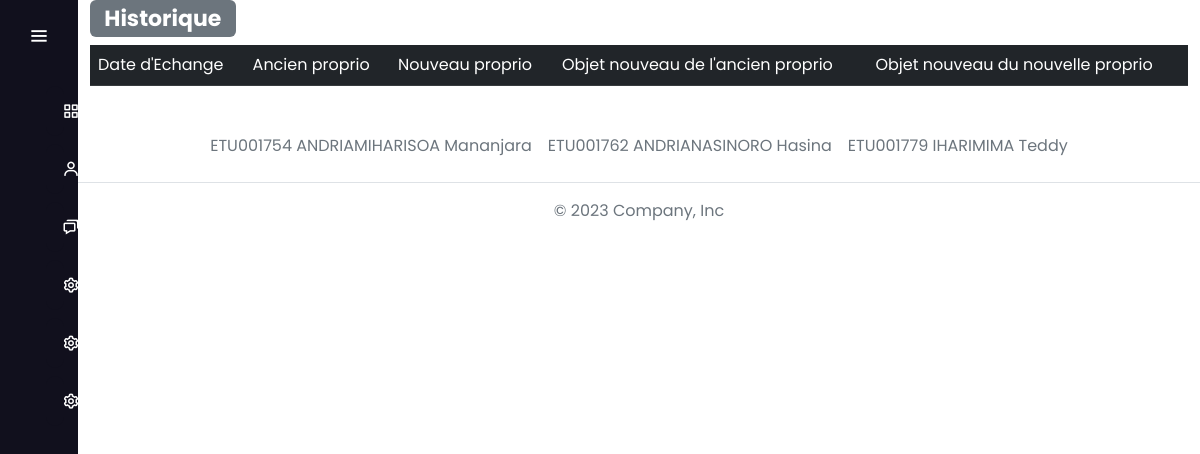
Before: /index.php/login/historique with the older database file.
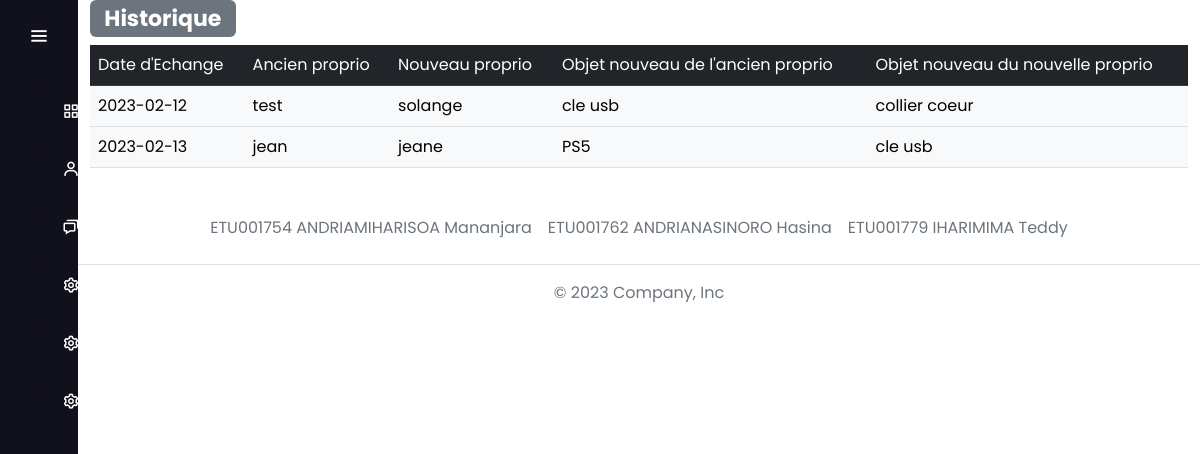
After: the same page with the newer database file.
### tables this page shows
create table confirmer (
    idconfirmer INT PRIMARY KEY AUTO_INCREMENT,
    iddemande INT,
    dateconfirmer DATE,
    FOREIGN KEY (iddemande) REFERENCES demande(iddemande)
);

create table user(
    iduser INT PRIMARY KEY AUTO_INCREMENT,
    nom VARCHAR(255),
    mdp VARCHAR(255)
);

create table objet(
    idobjet INT PRIMARY KEY AUTO_INCREMENT,
    idcategorie INT,
    iduser INT,
    nom VARCHAR(255),
    description TEXT,
    photo VARCHAR(255),
    prix DOUBLE,
    FOREIGN KEY (idcategorie) REFERENCES categorie(idcategorie),
    FOREIGN KEY (iduser) REFERENCES user(iduser)
);

### application/controllers/Login.php (called while the page is built, shortened)
<?php
class Login extends CI_Controller {
	public function historique(){
		$this->load->model('Model_model');
		$data ['historique'] = $this->Model_model->getHistorique();
		$this->load->view('historique',$data);
	}
}

### index.php (called while the page is built, shortened)
<?php
require_once BASEPATH.'core/CodeIgniter.php';

### application/models/Model_model.php (called while the page is built, shortened)
<?php
class Model_model extends CI_Model{
    public function getHistorique(){
        $query = $this->db->query("
                                    select confirmer.dateconfirmer as dateechange, demande.idsend as oldproprio ,
                                    demande.idreceive as newproprio ,demande.idobjetsend as objetazonew ,demande.idobjetreceive as objetazoold ,
                                    objet.nom as nomazonew , o.nom as nomazoold , user.nom as nomoldproprio , u.nom as nomnewproprio
                                    from  confirmer
                                    join demande
                                    on confirmer.iddemande = demande.iddemande
                                    join objet
                                    on objet.idobjet = demande.idobjetsend
                                    join objet as o
                                    on o.idobjet = demande.idobjetreceive
                                    join user
                                    on user.iduser = demande.idsend
                                    join user as u
                                    on u.iduser = demande.idreceive
                                ");
        $tab = array();
        $i = 0;
        foreach($query->result_array() as $row){
            $tab[$i]['dateechange'] = $row['dateechange'];
            $tab[$i]['oldproprio'] = $row['oldproprio'];
            $tab[$i]['newproprio'] = $row['newproprio'];
            $tab[$i]['objetazonew'] = $row['objetazonew'];
            $tab[$i]['objetazoold'] = $row['objetazoold'];
            $tab[$i]['nomazonew'] = $row['nomazonew'];
            $tab[$i]['nomazoold'] = $row['nomazoold'];
            $tab[$i]['nomoldproprio'] = $row['nomoldproprio'];
            $tab[$i]['nomnewproprio'] = $row['nomnewproprio'];
            $i++;
        }
        return $tab;
    }
}
?>

### application/views/historique.php (the view, shortened to what the changed rows need)
<!DOCTYPE html>
<html lang="en" dir="ltr">
  <head>
    <link rel="stylesheet" href="styleMenu.css">
   </head>
   <link href="<?php echo site_url('assets/dist/css/bootstrap.min.css'); ?>" rel="stylesheet">
   <link href='https://unpkg.com/boxicons@2.0.7/css/boxicons.min.css' rel='stylesheet'>
   <link href="<?php echo site_url('assets/style/headers.css');?>" rel="stylesheet">
   <link rel="stylesheet" href="<?php echo site_url('assets/fontawesome-5/css/all.css'); ?>">
   <link href='https://unpkg.com/boxicons@2.0.7/css/boxicons.min.css' rel='stylesheet'>
<link rel="stylesheet" href="<?php echo site_url('assets/css/styleAcceuil.css');?>">
<link rel="stylesheet" href="<?php echo site_url('assets/css/styleMenu.css'); ?>" />
<body>
  <section class="home-section" style="background-color: white;">
    <div class="container" >
      <h3 class="badge bg-secondary" style="font-weight: bolder;font-size: 22px;">Historique</h3><br>
        <table class="table table-hover">
            <?php for ($i=0; $i < count($historique); $i++) { ?>
            <tr class="table-light">
                <td><?php echo $historique[$i]['dateechange']; ?></td>
                <td><?php echo $historique[$i]['nomoldproprio']; ?></td>
                <td><?php echo $historique[$i]['nomnewproprio']; ?></td>
                <td><?php echo $historique[$i]['nomazoold']; ?></td>
                <td><?php echo $historique[$i]['nomazonew']; ?></td>
            </tr>
           <?php } ?>
        </table>
    </div>
  </section>
</body>
</html>

Changed rows visible on the page:
added confirmer: dateconfirmer "2023-02-12", user.nom "test", user.nom "solange", objet.nom "cle usb", objet.nom "collier coeur"
added confirmer: dateconfirmer "2023-02-13", user.nom "jean", user.nom "jeane", objet.nom "PS5", objet.nom "cle usb"
